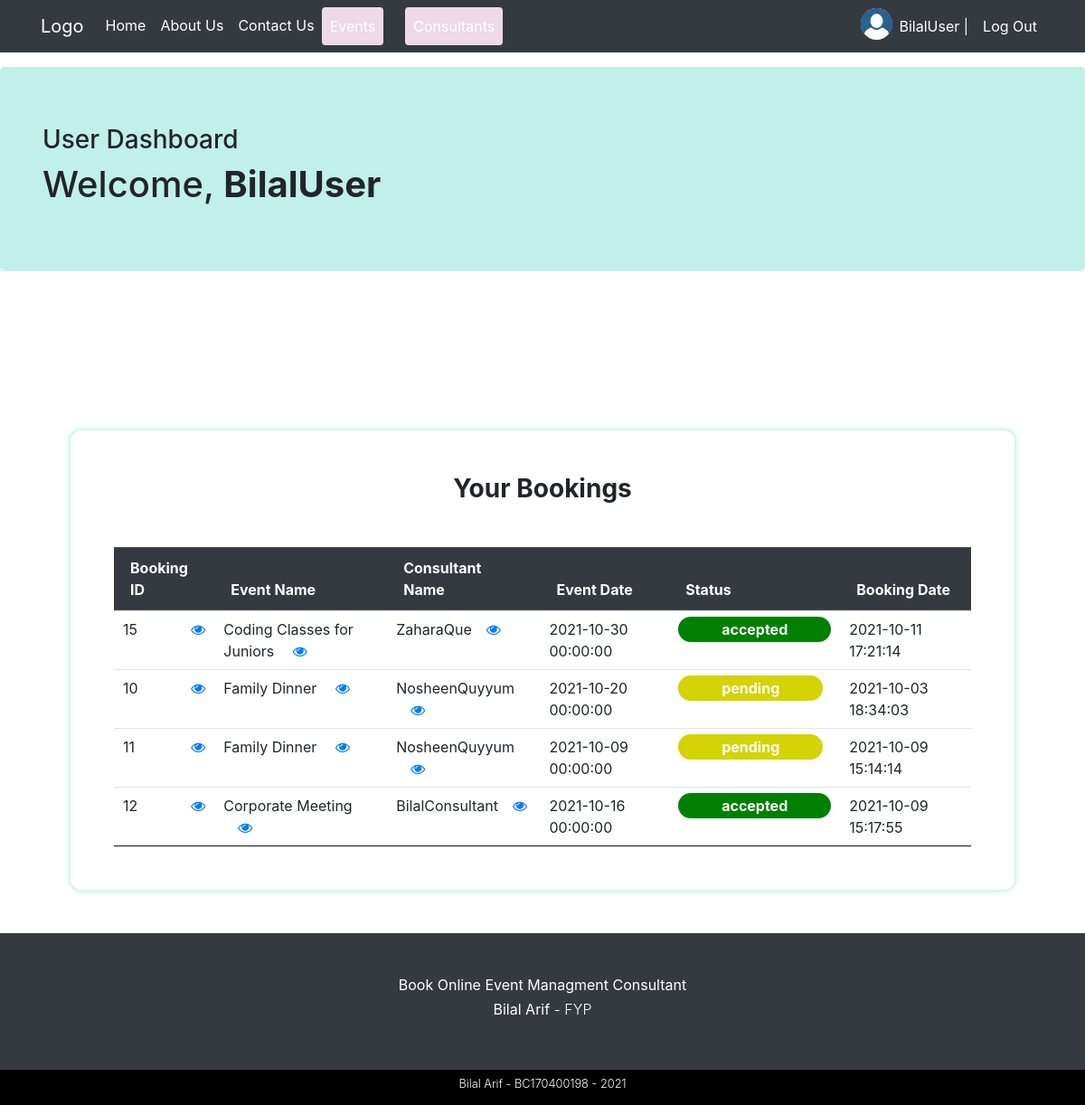
The page /user-dashboard.php (signed in) on the database as committed earlier.
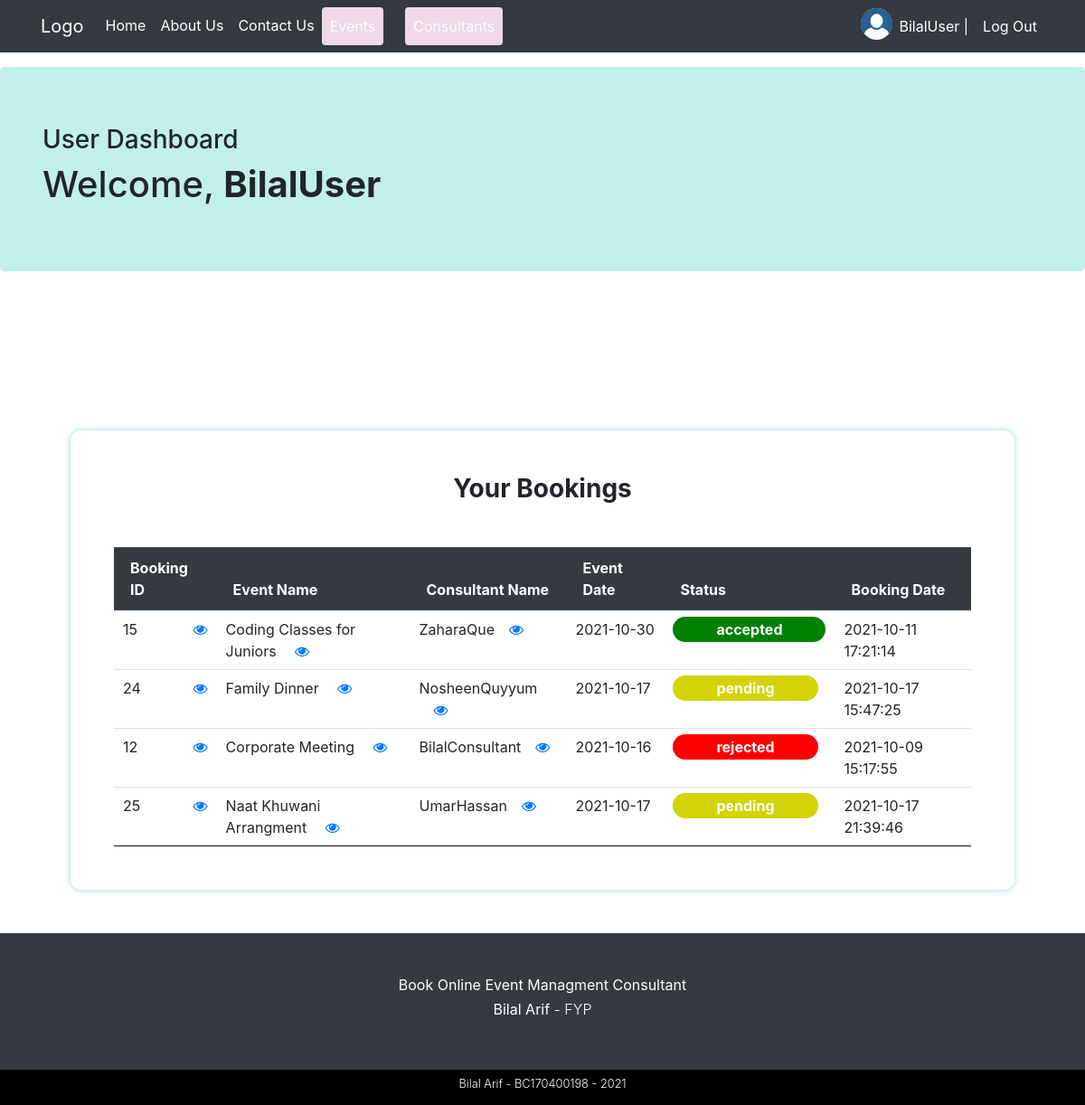
The same page on the database as committed later.
### tables this page shows
CREATE TABLE IF NOT EXISTS `bookings` (
  `booking_id` int(11) NOT NULL AUTO_INCREMENT,
  `booking_event` int(11) NOT NULL,
  `booking_event_name` varchar(255) NOT NULL,
  `booking_description` text NOT NULL,
  `booking_consultant` int(11) NOT NULL,
  `booking_consultant_username` varchar(255) NOT NULL,
  `booking_user` int(11) NOT NULL,
  `booking_user_username` varchar(255) NOT NULL,
  `booking_status` varchar(50) NOT NULL DEFAULT 'pending',
  `booking_date` date NOT NULL,
  `booking_createdAt` datetime NOT NULL DEFAULT CURRENT_TIMESTAMP,
  PRIMARY KEY (`booking_id`)
);

### includes/classes/Database.php (called while the page is built, shortened)
<?php
class Database {
    private $pdo;
    public function __construct(){
        $this->pdo = new PDO("mysql:host=localhost;dbname=lamhey", "Bilal", "123123");
        $this->pdo->setAttribute(PDO::ATTR_ERRMODE, PDO::ERRMODE_EXCEPTION);
    }
    public function queryDB($sql, $mode, $values = array()){
        $stmt = $this->pdo->prepare($sql);
        foreach($values as $valueToBind){
            $stmt->bindValue($valueToBind[0], $valueToBind[1]);
        }
        $stmt->execute();
        if ($mode != Database::SELECTSINGLE && $mode != Database::SELECTALL && $mode != Database::EXECUTE){
            throw new Exception('Invalid Mode');
        }else if ($mode == Database::SELECTSINGLE){
            return $stmt->fetch(PDO::FETCH_ASSOC);
        }else if ($mode == Database::SELECTALL){
            return $stmt->fetchAll(PDO::FETCH_ASSOC);
        }
    }
}

### includes/classes/Booking.php (called while the page is built, shortened)
<?php
class Booking {
    protected $db;
    public function __construct(){
        $this->db = new Database();
    }
    public function getUserBookingList($id) {
        $sql = "SELECT * FROM bookings WHERE booking_user = :id";
        $values = array( array(":id", $id) );
        $result = $this->db->queryDB($sql, Database::SELECTALL, $values);
        return $result;
    }
}

### process/user_dashboard_process.php (the view, shortened to what this page needs)
<?php
$bookings = new Booking();
$bookingList = $bookings->getUserBookingList($_SESSION['userID']);
function bookingTd($booking) {
    $id = $booking['booking_id'];
    $eventId = $booking['booking_event'];
    $event = $booking['booking_event_name'];
    $consultantId = $booking['booking_consultant'];
    $consultant = $booking['booking_consultant_username'];
    $date = $booking['booking_date'];
    $status = $booking['booking_status'];
    $bookingDate = $booking['booking_createdAt'];
    $card =
        <<<HTML
         <tr>
            <td class=""><div class="d-flex w-100 justify-content-between text-center"> $id<a href="booking-detail.php?id=$id"><i class="fa fa-eye ml-3" aria-hidden="true"></i></a></div> </td>
            <td class=""><div class="d-flex w-100 justify-content-between text-center"></div> $event <a href="event-detail-page.php?id=$eventId"><i class="fa fa-eye ml-3" aria-hidden="true"></i></a></div></td>
            <td class=""><div class="d-flex w-100 justify-content-between text-center"></div> $consultant<a href="consultant-profile.php?id=$consultantId"><i class="fa fa-eye ml-3" aria-hidden="true"></i></a></div></td>
            <td class="">$date</td>
            <td class=""><span class="$status font-weight-bold rounded-pill px-5 py-1"> $status </span></td>
            <td class="">$bookingDate</td>
         <tr>
        HTML;
    echo $card;
}
function bookingListRow($data) {
    array_map("bookingTd", $data);
}

Rows that differ between the two databases and show on the page:
removed bookings: booking_id "10", booking_event_name "Family Dinner", booking_consultant_username "NosheenQuyyum", booking_date "2021-10-20 00:00:00", booking_status "pending", booking_createdAt "2021-10-03 18:34:03"
removed bookings: booking_id "11", booking_event_name "Family Dinner", booking_consultant_username "NosheenQuyyum", booking_date "2021-10-09 00:00:00", booking_status "pending", booking_createdAt "2021-10-09 15:14:14"
changed bookings "Coding Classes for Juniors": booking_date "2021-10-30 00:00:00" → "2021-10-30"
added bookings: booking_id "24", booking_event_name "Family Dinner", booking_consultant_username "NosheenQuyyum", booking_date "2021-10-17", booking_status "pending", booking_createdAt "2021-10-17 15:47:25"
changed bookings "Corporate Meeting": booking_date "2021-10-16 00:00:00" → "2021-10-16"; booking_status "accepted" → "rejected"
added bookings: booking_id "25", booking_event_name "Naat Khuwani Arrangment", booking_consultant_username "UmarHassan", booking_date "2021-10-17", booking_status "pending", booking_createdAt "2021-10-17 21:39:46"
